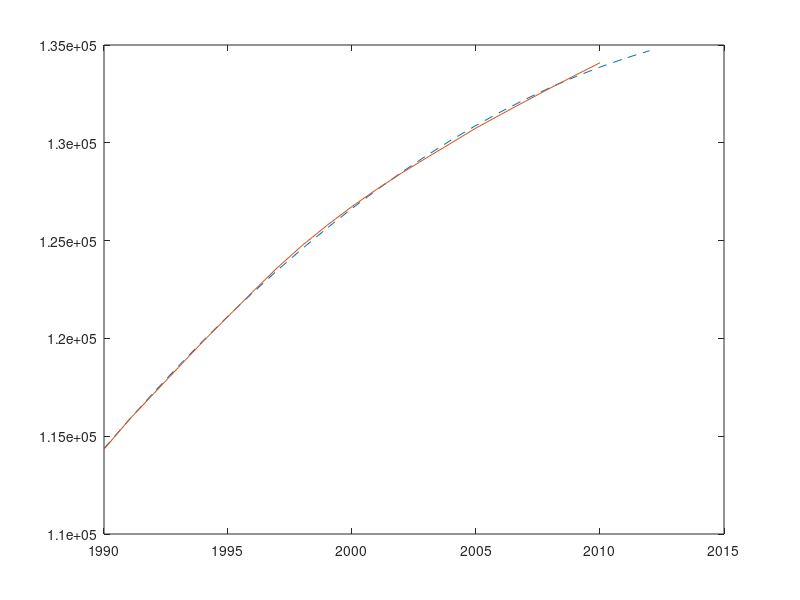

The MATLAB source for this figure: (Note: this script raises an error after producing the figure.)
function population()
x=1990:2010;
y=[114333 115823 117171 118517 119850 121121 122389 123626 124761 125786 126743 127627 128453 129227 129988 130756 131448 132129 132802 133450 134091];
f=polyfit(x,y,2);
yi=polyval(f,[x 2011 2012]);
plot([x 2011 2012],yi,"--",x,y);
text(x(2),y(2),"yi= "+num2str(f(1))+"x^2 +"+num2str(f(2))+"x "+num2str(f(3)))
text(x(3),y(3),"yi(2011)="+num2str(yi(22))+"    yi(2012)="+num2str(yi(23)))
end

